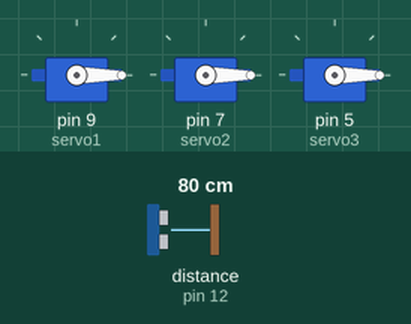
Bench run of a sketch on a simulated Arduino Uno, built with avr-gcc and run on an emulated ATmega328P. Parts: 3 × servo. Wiring (inferred from the names in the program): ultrasonic range finder: trigger pin 11; echo pin 12. Inputs (shaded band) come from the test bench; at power-on: distance to the obstacle (sensor on pin 12) 80 cm. The echo pulse lasts 58.3 µs per cm.

Above: at 1.2 s.
1.3 s: distance to the obstacle (sensor on pin 12) set to 56 cm
2.8 s: distance to the obstacle (sensor on pin 12) set to 48 cm
At 3.29 s:
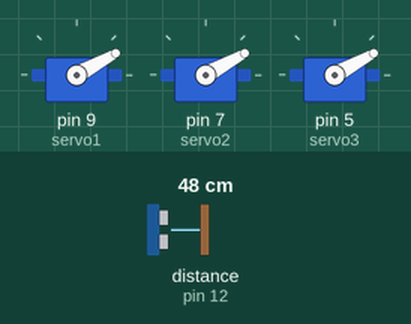
At 3.9 s:
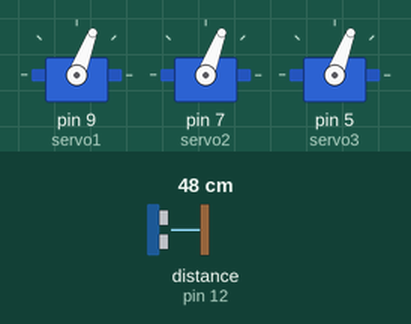
Timing chart, 0 to 11.8 s (numbered marks = the images above; inputs shaded):
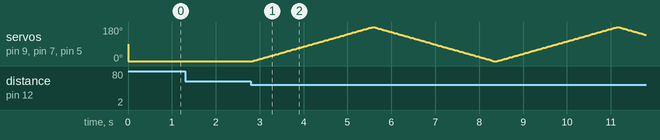

The sketch:

serv.ino
```cpp
#include <Servo.h>


int const trigPin = 11;  //defining trigger and echo pins
int const echoPin = 12;
Servo servo1;  // create servo object to control a servo
Servo servo2;
Servo servo3;

// twelve servo objects can be created on most boards

int pos1 = 0;


void setup() {

   pinMode(trigPin, OUTPUT); // trig pin will have pulses output
  pinMode(echoPin, INPUT); // echo pin should be input to get pulse width
  servo1.attach(9);
  servo2.attach(7);
  servo3.attach(5);

  // attaches the servo1 on pin 9 to the servo object

  // attaches the servo2 on pin 7 to the servo object
}

void loop() {


  int duration, distance;
  // Output pulse with 1ms width on trigPin
  digitalWrite(trigPin, HIGH);
  delay(1);
  digitalWrite(trigPin, LOW);
  // Measure the pulse input in echo pin
  duration = pulseIn(echoPin, HIGH);
  // Distance is half the duration devided by 29.1 (from datasheet)
  distance = (duration/2) / 29.1;
  // if distance less than 0.5 meter and more than 0 (0 or less means over range)
    if (distance <= 50 && distance >= 0) {
      // LED on
      mov1();
    } else {
      mov2();

    }
    delay(60);


}

void mov1()
{
  for (pos1 = 0; pos1 <= 180; pos1 += 1) { // goes from 0 degrees to 180 degrees
    // in steps of 1 degree
    servo1.write(pos1);
    servo2.write(pos1);// tell servo to go to position in variable 'pos1'
    servo3.write(pos1);

    delay(15);                       // waits 15ms for the servo to reach the position
  }
  for (pos1 = 180; pos1 >= 0; pos1 -= 1) { // goes from 180 degrees to 0 degrees
    servo1.write(pos1);
    servo2.write(pos1);// tell servo to go to position in variable 'pos1'
    servo3.write(pos1);
    delay(15);                       // waits 15ms for the servo to reach the position
  }

}

void mov2()
{
    servo1.write(0);
    servo2.write(0);// tell servo to go to position in variable '0'
    servo3.write(0);

    delay(15);                       // waits 15ms for the servo to reach the position

}
```

Measured:
- the behaviour switches between 52 and 51 cm on distance to the obstacle (sensor on pin 12) (found by bisection; images 0 and 1)
- after the input at 1.3 s, every drawn part: stays the same
